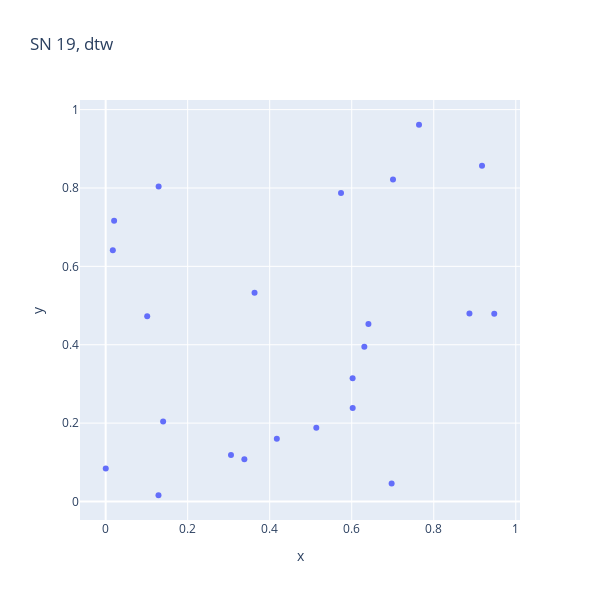

Notebook source saved alongside this figure:
### Code cell
G = nx.from_numpy_matrix(np.array(distance + distance.tril().T)) 
pos = nx.random_layout(G) 

df = pd.DataFrame(torch.tensor(np.stack(list(pos.values()))), columns = ['x', 'y'])
df['uid'] = validator_uids
px.scatter(df, x = 'x', y = 'y', hover_data='uid', width = 600, height = 600, title = 'SN 19, dtw')

### Figure 1 — Plotly figure (JSON) as saved in the notebook; plotly's stock layout.template omitted (floating-point values rounded to 4 significant figures)
{"data": [{"customdata": [[3], [4], [50], [51], [56], [65], [76], [82], [84], [97], [109], [111], [117], [133], [136], [140], [153], [182], [211], [215], [226], [234], [246]], "hovertemplate": "x=%{x}<br>y=%{y}<br>uid=%{customdata[0]}<extra></extra>", "legendgroup": "", "marker": {"color": "#636efa", "symbol": "circle"}, "mode": "markers", "name": "", "orientation": "v", "showlegend": false, "type": "scatter", "x": [0.1402, 0.6973, 0.3382, 0.0002276, 0.4174, 0.1291, 0.6021, 0.01749, 0.6307, 0.02061, 0.9177, 0.6023, 0.6407, 0.1013, 0.5739, 0.7641, 0.5136, 0.3056, 0.9475, 0.363, 0.7006, 0.1288, 0.8871], "xaxis": "x", "y": [0.2044, 0.04602, 0.1079, 0.08434, 0.1604, 0.8039, 0.3147, 0.6412, 0.3946, 0.7161, 0.8565, 0.2386, 0.4532, 0.4729, 0.7869, 0.9613, 0.1883, 0.1185, 0.4792, 0.5324, 0.8217, 0.01595, 0.4798], "yaxis": "y"}], "layout": {"height": 600, "legend": {"tracegroupgap": 0}, "title": {"text": "SN 19, dtw"}, "width": 600, "xaxis": {"anchor": "y", "domain": [0, 1], "title": {"text": "x"}}, "yaxis": {"anchor": "x", "domain": [0, 1], "title": {"text": "y"}}}}
